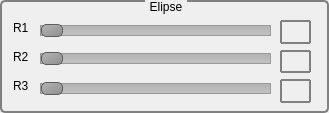
   <widget class="QGroupBox" name="groupBox_2">
    <property name="geometry">
     <rect>
      <x>471</x>
      <y>220</y>
      <width>329</width>
      <height>113</height>
     </rect>
    </property>
    <property name="styleSheet">
     <string notr="true">QGroupBox {
     background-color: qlineargradient(x1: 0, y1: 0, x2: 0, y2: 1,
                                       stop: 0 #E0E0E0, stop: 1 #FFFFFF);
     border: 2px solid gray;
     border-radius: 5px;
     margin-top: 1ex; /* leave space at the top for the title */
 }
 QGroupBox::title {

     subcontrol-origin: margin;
     subcontrol-position: top center; /* position at the top center */
     padding: 0 3px;
     background-color: qlineargradient(x1: 0, y1: 0, x2: 0, y2: 1,
                                       stop: 0 #FFOECE, stop: 1 #FFFFFF);
 }
 QGroupBox::indicator {
     width: 13px;
     height: 13px;
 }</string>
    </property>
    <property name="title">
     <string>Elipse</string>
    </property>
    <widget class="QSlider" name="horizontalSlider_RX">
     <property name="enabled">
      <bool>true</bool>
     </property>
     <property name="geometry">
      <rect>
       <x>40</x>
       <y>22</y>
       <width>231</width>
       <height>16</height>
      </rect>
     </property>
     <property name="sizeIncrement">
      <size>
       <width>10</width>
       <height>10</height>
      </size>
     </property>
     <property name="baseSize">
      <size>
       <width>10</width>
       <height>10</height>
      </size>
     </property>
     <property name="font">
      <font>
       <pointsize>8</pointsize>
      </font>
     </property>
     <property name="cursor">
      <cursorShape>PointingHandCursor</cursorShape>
     </property>
     <property name="styleSheet">
      <string notr="true"> QSlider::groove:horizontal {
     border: 1px solid #999999;
     height: 9px; /* the groove expands to the size of the slider by default. by giving it a height, it has a fixed size */
     background: qlineargradient(x1:0, y1:0, x2:0, y2:1, stop:0 #B1B1B1, stop:1 #c4c4c4);
     margin: 2px 0;
 }

 QSlider::handle:horizontal {
     background: qlineargradient(x1:0, y1:0, x2:1, y2:1, stop:0 #b4b4b4, stop:1 #8f8f8f);
     border: 1px solid #5c5c5c;
     width: 20px;
     height: 20px;
     margin: -2px 0; /* handle is placed by default on the contents rect of the groove. Expand outside the groove */
     border-radius: 5px;
 }

</string>
     </property>
     <property name="orientation">
      <enum>Qt::Horizontal</enum>
     </property>
    </widget>
    <widget class="QSlider" name="horizontalSlider_RY">
     <property name="geometry">
      <rect>
       <x>40</x>
       <y>50</y>
       <width>231</width>
       <height>16</height>
      </rect>
     </property>
     <property name="cursor">
      <cursorShape>PointingHandCursor</cursorShape>
     </property>
     <property name="styleSheet">
      <string notr="true"> QSlider::groove:horizontal {
     border: 1px solid #999999;
     height: 9px; /* the groove expands to the size of the slider by default. by giving it a height, it has a fixed size */
     background: qlineargradient(x1:0, y1:0, x2:0, y2:1, stop:0 #B1B1B1, stop:1 #c4c4c4);
     margin: 2px 0;
 }

 QSlider::handle:horizontal {
     background: qlineargradient(x1:0, y1:0, x2:1, y2:1, stop:0 #b4b4b4, stop:1 #8f8f8f);
     border: 1px solid #5c5c5c;
     width: 20px;
     height: 20px;
     margin: -2px 0; /* handle is placed by default on the contents rect of the groove. Expand outside the groove */
     border-radius: 5px;
 }

</string>
     </property>
     <property name="orientation">
      <enum>Qt::Horizontal</enum>
     </property>
    </widget>
    <widget class="QSlider" name="horizontalSlider_RZ">
     <property name="geometry">
      <rect>
       <x>40</x>
       <y>80</y>
       <width>231</width>
       <height>16</height>
      </rect>
     </property>
     <property name="cursor">
      <cursorShape>PointingHandCursor</cursorShape>
     </property>
     <property name="styleSheet">
      <string notr="true"> QSlider::groove:horizontal {
     border: 1px solid #999999;
     height: 9px; /* the groove expands to the size of the slider by default. by giving it a height, it has a fixed size */
     background: qlineargradient(x1:0, y1:0, x2:0, y2:1, stop:0 #B1B1B1, stop:1 #c4c4c4);
     margin: 2px 0;
 }

 QSlider::handle:horizontal {
     background: qlineargradient(x1:0, y1:0, x2:1, y2:1, stop:0 #b4b4b4, stop:1 #8f8f8f);
     border: 1px solid #5c5c5c;
     width: 20px;
     height: 20px;
     margin: -2px 0; /* handle is placed by default on the contents rect of the groove. Expand outside the groove */
     border-radius: 5px;
 }

</string>
     </property>
     <property name="orientation">
      <enum>Qt::Horizontal</enum>
     </property>
    </widget>
    <widget class="QWidget" name="layoutWidget">
     <property name="geometry">
      <rect>
       <x>280</x>
       <y>20</y>
       <width>31</width>
       <height>83</height>
      </rect>
     </property>
     <layout class="QGridLayout" name="gridLayout">
      <item row="0" column="0">
       <widget class="QLabel" name="label_10">
        <property name="styleSheet">
         <string notr="true">QFrame, QLabel, QToolTip {
     border: 2px solid gray;
     border-radius: 1px;
     padding: 1px;
	font: 11pt &quot;MS Shell Dlg 2&quot;;
 }</string>
        </property>
        <property name="frameShape">
         <enum>QFrame::Panel</enum>
        </property>
        <property name="text">
         <string/>
        </property>
       </widget>
      </item>
      <item row="1" column="0">
       <widget class="QLabel" name="label_11">
        <property name="styleSheet">
         <string notr="true">QFrame, QLabel, QToolTip {
     border: 2px solid gray;
     border-radius: 1px;
     padding: 1px;
	font: 11pt &quot;MS Shell Dlg 2&quot;;
 }</string>
        </property>
        <property name="frameShape">
         <enum>QFrame::Panel</enum>
        </property>
        <property name="text">
         <string/>
        </property>
       </widget>
      </item>
      <item row="2" column="0">
       <widget class="QLabel" name="label_12">
        <property name="styleSheet">
         <string notr="true">QFrame, QLabel, QToolTip {
     border: 2px solid gray;
     border-radius: 1px;
     padding: 1px;
	font: 11pt &quot;MS Shell Dlg 2&quot;;
 }</string>
        </property>
        <property name="frameShape">
         <enum>QFrame::Panel</enum>
        </property>
        <property name="text">
         <string/>
        </property>
       </widget>
      </item>
     </layout>
    </widget>
    <widget class="QWidget" name="layoutWidget">
     <property name="geometry">
      <rect>
       <x>13</x>
       <y>16</y>
       <width>21</width>
       <height>81</height>
      </rect>
     </property>
     <layout class="QGridLayout" name="gridLayout_2">
      <item row="0" column="0">
       <widget class="QLabel" name="label_6">
        <property name="text">
         <string>R1</string>
        </property>
       </widget>
      </item>
      <item row="1" column="0">
       <widget class="QLabel" name="label_7">
        <property name="text">
         <string>R2</string>
        </property>
       </widget>
      </item>
      <item row="2" column="0">
       <widget class="QLabel" name="label_8">
        <property name="text">
         <string>R3</string>
        </property>
       </widget>
      </item>
     </layout>
    </widget>
   </widget>
